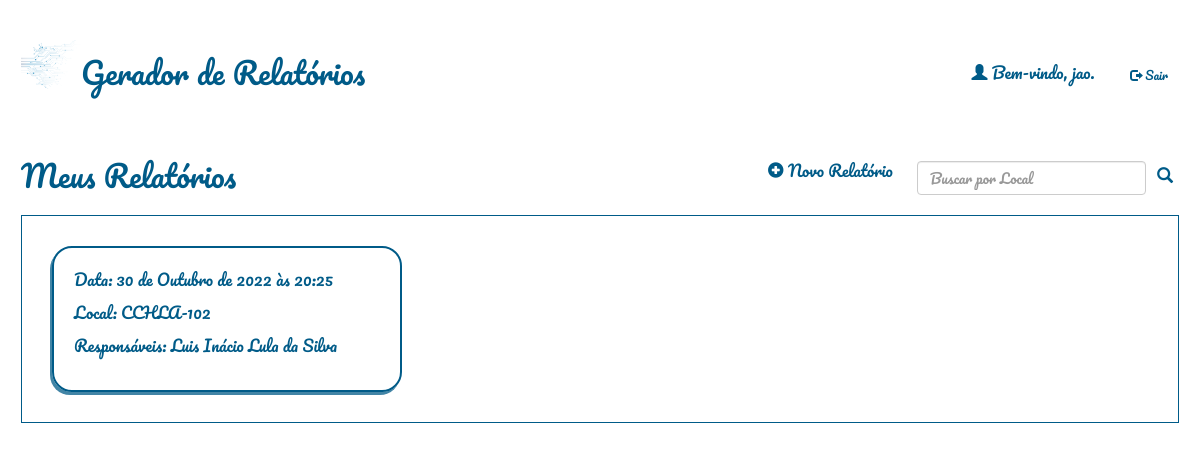
Before: / (signed in) with the older database file.
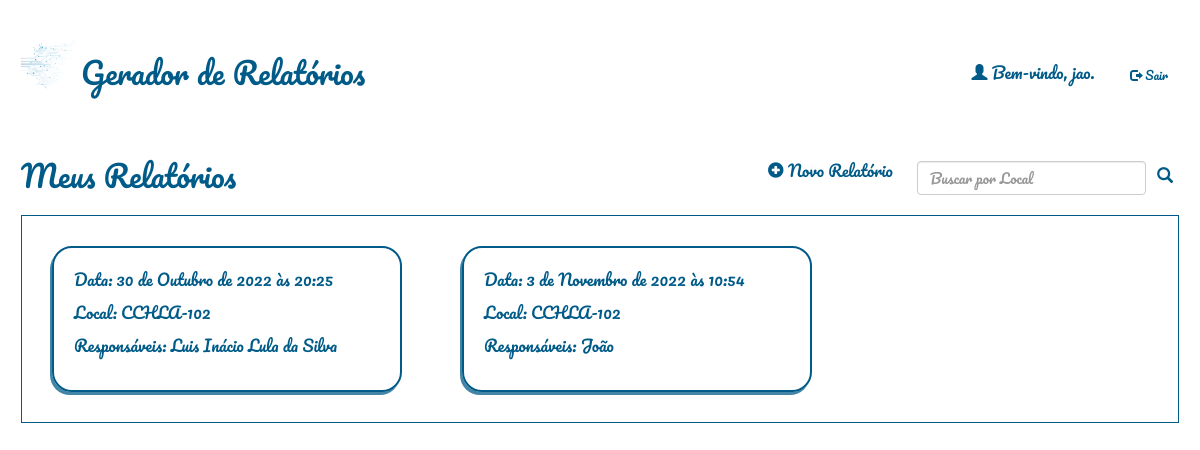
After: the same page with the newer database file.
### relatorio/models.py (models this page shows)
class Relatorio(models.Model):
    autor = models.ForeignKey(User, default=None, on_delete=models.CASCADE)
    data = models.DateTimeField()
    local = models.CharField(max_length=100)
    temperatura = models.IntegerField()
    clima = models.CharField(max_length=100)
    responsaveis = models.TextField(blank=True)
    qualiprof = models.CharField(max_length=100, default='')
    riscos = models.CharField(max_length=100, default='')
    equipamentos = models.CharField(max_length=100, default='')
    sinalizacao = models.CharField(max_length=100, default='')
    desligamento = models.CharField(max_length=4, default='')
    integridade = models.CharField(max_length=4, default='')
    dialogo = models.CharField(max_length=4, default='')
    curso_nr = models.CharField(max_length=4, default='')
    conferido = models.CharField(max_length=4, default='')
    delimitar_area = models.CharField(max_length=4, default='')
    auxconces = models.CharField(max_length=4, default='')
    tensao = models.CharField(max_length=4, default='')
    aterramento = models.CharField(max_length=4, default='')
    altura = models.CharField(max_length=4, default='')
    cinto_seg = models.CharField(max_length=4, default='')
    requi_seg = models.CharField(max_length=4, default='')
    reavaliacao = models.CharField(max_length=4, default='')
    tempambiente = models.CharField(max_length=100, default='')
    condambiente = models.CharField(max_length=100, default='')
    altitude = models.CharField(max_length=100, default='')
    presagua = models.CharField(max_length=100, default='')
    pressolidos = models.CharField(max_length=100, default='')
    pressubst = models.CharField(max_length=100, default='')
    solmecanicas = models.CharField(max_length=100, default='')
    presmofo = models.CharField(max_length=100, default='')
    presfauna = models.CharField(max_length=100, default='')
    infleletro = models.CharField(max_length=100, default='')
    radsolar = models.CharField(max_length=100, default='')
    descatm = models.CharField(max_length=100, default='')
    movdoar = models.CharField(max_length=100, default='')
    vento = models.CharField(max_length=100, default='')
    competencia = models.CharField(max_length=100, default='')
    reseletr = models.CharField(max_length=100, default='')
    contpessoas = models.CharField(max_length=100, default='')
    condfuga = models.CharField(max_length=100, default='')
    natmatpr = models.CharField(max_length=100, default='')
    natmatcons = models.CharField(max_length=100, default='')
    classestr = models.CharField(max_length=100, default='')
    documentacao = models.CharField(max_length=100, default='')
    ambientesofreu = models.CharField(max_length=100, default='')
    instalacaoinspecionada = models.CharField(max_length=100, default='')
    linhaseletricasdisp = models.CharField(max_length=100, default='')
    compinstalacao = models.CharField(max_length=100, default='')
    linhaseletricascorr = models.CharField(max_length=100, default='')
    tomadasdeforca = models.CharField(max_length=100, default='')
    qtdesufitomadas = models.CharField(max_length=100, default='')
    instlquadist = models.CharField(max_length=100, default='')
    novoscircuitos = models.CharField(max_length=100, default='')
    advquadist = models.CharField(max_length=100, default='')
    dispprotecaoident = models.CharField(max_length=100, default='')
    protcircuitos = models.CharField(max_length=100, default='')
    barramentoquadist = models.CharField(max_length=100, default='')
    bitola = models.CharField(max_length=100, default='')
    condutident = models.CharField(max_length=100, default='')
    disjundif = models.CharField(max_length=100, default='')
    dispprotecaosurtos = models.CharField(max_length=100, default='')
    servseguranca = models.CharField(max_length=100, default='')
    esqaterramento = models.CharField(max_length=100, default='')
    reservadeenergia = models.CharField(max_length=100, default='')
    fontseguranca = models.CharField(max_length=100, default='')
    paralelismo = models.CharField(max_length=100, default='')
    capbarramento = models.PositiveSmallIntegerField(default=0)
    protgeral = models.PositiveSmallIntegerField(default=0)
    protdr = models.PositiveSmallIntegerField(default=0)
    protdps = models.PositiveSmallIntegerField(default=0)
    vab = models.PositiveSmallIntegerField(default=0)
    van = models.PositiveSmallIntegerField(default=0)
    ia= models.PositiveSmallIntegerField(default=0)
    vbc = models.PositiveSmallIntegerField(default=0)
    vbn = models.PositiveSmallIntegerField(default=0)
    ib= models.PositiveSmallIntegerField(default=0)
    vca = models.PositiveSmallIntegerField(default=0)
    vcn = models.PositiveSmallIntegerField(default=0)
    ic= models.PositiveSmallIntegerField(default=0)
    continuidade = models.CharField(max_length=100, default='')
    resistencia = models.CharField(max_length=100, default='')
    selvpelv = models.CharField(max_length=100, default='')
    verificacao = models.CharField(max_length=100, default='')
    ensaiodetensao = models.CharField(max_length=100, default='')
    ensaiodefunc = models.CharField(max_length=100, default='')
    circuito = models.CharField(max_length=100, default='')

### relatorio/views.py (the view)
# urls.py: path('', relatorio_views.relatorio_list, name="home"),
@login_required(login_url="/accounts/login/")
def relatorio_list(request):
    usuario = request.user
    if(request.method=='POST'):
        busca = request.POST['busca']
        relatorios = Relatorio.objects.filter(autor=usuario, local__contains=busca).order_by('data')
        return render(request, 'relatorio/relatorio_list.html', {'relatorios': relatorios, 'busca':busca})
    relatorios = Relatorio.objects.filter(autor=usuario).order_by('data')
    return render(request, 'relatorio/relatorio_list.html', {'relatorios': relatorios})

### relatorio/templates/relatorio/relatorio_list.html (shortened to what this page needs)
{% extends 'base_layout.html'%}
{% block content %}
    <header>
        <div class="meuscompromissosdiv">
            <h2>Meus Relatórios</h2>
        </div>
        <nav>
            <li>
                <a class="botao-icon" href="{% url 'relatorio:cria' %}">
                    <span class="glyphicon glyphicon-plus-sign"></span>
                    Novo Relatório
                </a>
            </li>
            <li>
                <form method=POST action="{% url 'home' %}" class="form-inline">
                    <input class="form-control me-2" type="search" placeholder="Buscar por Local" aria-label="Search" name="busca">
                    <button class="btn-outline-secondary" id="searchbutton" type="submit"><span class="glyphicon glyphicon-search"></span></button>
                </form>
            </li>
        </nav>
    </header>
    <div class="compromissos">
        {% if not relatorios %}
            {% if busca %}
                <br>
                <p style="margin-left: 20px;">  Sua busca por <span style="color:rgba(221, 33, 33, 0.705);">' {{ busca }} '</span> não encontrou resultados.</p>
                <br>
            {% else %}
                <br>
                <p style="margin-left: 20px; color:rgba(221, 33, 33, 0.705);">  Não há nenhum relatório ainda.</p>
                <br>
            {% endif %}
        {% else %}
            {% for relatorio in relatorios %}
            <a href="{% url 'relatorio:visualiza' rel_id=relatorio.id %}">
                <div class="compromisso">
                    <p>Data: {{ relatorio.data }}</p>
                    <p>Local: {{ relatorio.local }}</p>
                    <p class="obs">Responsáveis: {{ relatorio.responsaveis }}</p>
                </div>
            </a>
            {% endfor %}
        {% endif %}
        </div>
{% endblock %}

### templates/base_layout.html (shortened to what this page needs)
<!DOCTYPE html>
<html lang="pt-BR">
<head>
    <link href="https://cdn.jsdelivr.net/npm/bootstrap@5.1.3/dist/css/bootstrap.min.css" rel="stylesheet">
    <link rel="stylesheet" href="https://maxcdn.bootstrapcdn.com/bootstrap/3.4.0/css/bootstrap.min.css">
    {% load static %}
    <link rel="stylesheet" href="{% static 'styles.css' %}">
</head>
<body>
    <header class="wrapper">
        <h1><a href="{% url 'home' %}"><img src="{% static 'logo.png' %}" alt="calendario"/>Gerador de Relatórios</a></h1>
        <nav>
            <ul style="margin: 40px 0 0 0;">
                {% if user.is_authenticated %}
                <li>
                    <span class="glyphicon glyphicon-user"></span> Bem-vindo, {{ user }}.
                </li>
                <li>
                    <form class="logout-link" action="{% url 'accounts:logout' %}" method="post">
                        <button type="submit" class="btn btn-default btn-sm">
                            <span class="glyphicon glyphicon-log-out"></span> Sair
                        </button>
                    </form>
                </li>
                {% else %}
                    <li><a class="botao-icon" href="{% url 'accounts:login' %}">Log in</a></li>
                    <li><a class="botao-icon" href="{% url 'accounts:signup' %}">Sign up</a></li>
                {% endif %}
            </ul>
        </nav>
    </header>
    <div class="wrapper">
        {% block content %}
        {% endblock %}
    </div>
</body>
</html>

### assets/styles.css (style rules this page uses)
body { background-color: #ffffff; color: #005b88; padding: 0 1px 0 1px; font-family: Pacifico; font-size: medium; }
p.obs { white-space: nowrap; overflow: hidden; text-overflow: ellipsis; width: 330px; word-wrap: break-word; padding-bottom: 1%; }
img { width: 60px; height: auto; vertical-align: bottom; }
.compromissos { width: 100%; display: table; border: 1px solid #005b88; }
.compromisso { width: 350px; border-radius: 20px; float: left; box-shadow: -2px 3px #005b88bd; border: 2px solid #005b88; margin: 30px; padding: 20px; }
h1 a { font-weight: normal; font-size: 30px; margin: 0; }
h2,h3,h4,h5 { color: #005b88; font-weight: normal; margin: 0; }
a { color: #005b88; }
a, a:hover, a:visited { text-decoration: none; }
.wrapper { margin: 0 auto; padding: 20px; }
header { display: grid; align-self: center; grid-template-columns: 1fr 1fr; padding: 20px 0; }
nav { justify-self: end; }
nav li { display: inline-block; margin-left: 20px; }
.form-inline { display: inline-table; }
.botao-icon { display: table-cell; background: none; font-family: Pacifico; color: #005b88; cursor: pointer; size-adjust: 2px; border-width: 0; cursor: pointer; padding-left: 15px; }
.meuscompromissosdiv { display: inline-table; }
.btn-outline-secondary { background-color: #005b88; color: #f8fcff; border: 1px solid #005b88; }
#searchbutton { color: #005b88; background-color: #ffffff; border: 0px; }
.btn.btn-default.btn-sm { color: #005b88; background-color: transparent; border-color: transparent; }

Changed rows visible on the page:
added Relatorio: data "3 de Novembro de 2022 às 10:54", local "CCHLA-102", responsaveis "João"
